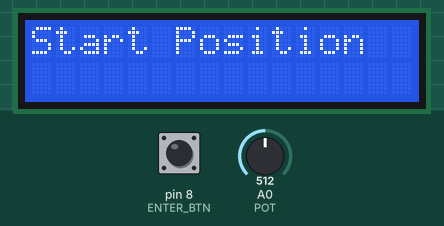
Recording of a program running on a simulated Arduino Uno, built with avr-gcc and run on an emulated ATmega328P. Shown: 16×2 character LCD. The test bench sets the inputs (shaded band); at power-on: pin 8 (ENTER_BTN) HIGH, A0 (POT) = 512.

Above: at 0.9 s.
1.0 s: pin 8 (ENTER_BTN) pulled LOW for 1 s
At 3.2 s:
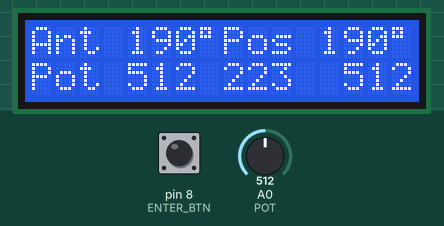
3.5 s: A0 (POT) set to 716
At 4.8 s:
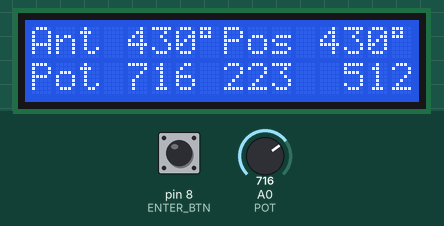
5.1 s: A0 (POT) set to 900
At 6.3 s:
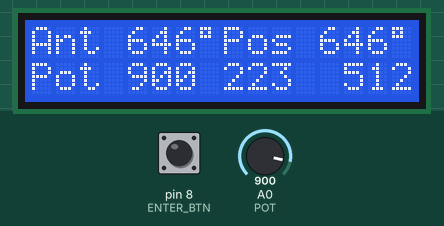
6.7 s: A0 (POT) set to 1023
At 7.5 s:
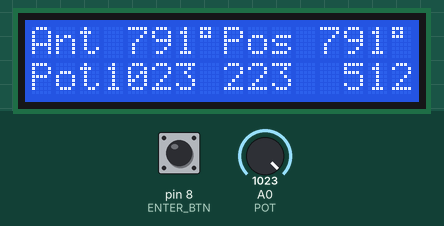
Timing chart, 0 to 9.3 s (numbered marks = the images above; inputs shaded):
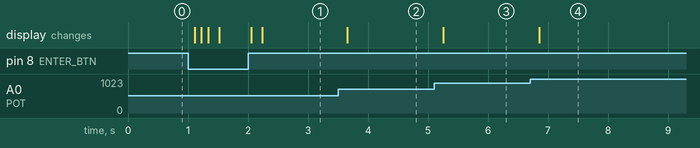

The program:

main.cpp
```cpp
#include <Arduino.h>

#include <Wire.h>
#include <LiquidCrystal_I2C.h>

#define LCD_ADDR 0x27
#define LCD_COLUMNS 16
#define LCD_ROWS 2
#define POT A0
#define ENTER_BTN 8
//Reset Button uno:RESET to Ground

#define LEFT_STOP -150 // in GRAD x-360
#define RIGHT_STOP 190 // in GRAD
#define GRAD_SIGN 223  // °

LiquidCrystal_I2C lcd(LCD_ADDR, LCD_COLUMNS, LCD_ROWS);

const unsigned long interval_lcd = 200;

int potValue, pos, grad;

int min_pot = 0;
int max_pot = 1023;

char buffer_0 [15]; //Display Buffer Row 1
char buffer_1 [15]; //Display Buffer Row 2

void setup() {
  pinMode(POT, INPUT);
  pinMode(ENTER_BTN, INPUT_PULLUP); //no external resistor needed

  Wire.begin ();

  lcd.begin(16,2);
  lcd.init();
  lcd.backlight();

  //Init Start End Position
  //Read the Potentiometer Value
  //Set with Enter Button
  lcd.setCursor(0,0);
  sprintf(buffer_0,"Start Position");
  lcd.print(buffer_0);

  while (digitalRead(ENTER_BTN)); //wait for Start Position
  delay(100);
  min_pot = analogRead(POT);
  sprintf(buffer_0,"START SET  %4.d",min_pot);
  lcd.setCursor(0,0);
  lcd.print(buffer_0);
  delay(100);
  lcd.setCursor(1,1);
  sprintf(buffer_1,"Turn To End ");
  lcd.print(buffer_1);
  delay(100);
  while (digitalRead(ENTER_BTN)); //wait for End Position
  max_pot = analogRead(POT);
  sprintf(buffer_0,"END SET    %4.d",max_pot);
  lcd.setCursor(0,0);
  lcd.print(buffer_0);
  delay(100);
  lcd.init();
  sprintf(buffer_1,"Start%3d End%4d",min_pot,max_pot);
  lcd.setCursor(0,1);
  lcd.print(buffer_1);
  delay(500);
  //while (digitalRead(ENTER_BTN));
  //End Startup

}

void loop() {
  static unsigned long previousMillis_lcd = 0;
  unsigned long currentMillis = millis();

  potValue = analogRead(POT);
  pos = map(potValue,min_pot,max_pot,LEFT_STOP,RIGHT_STOP);
  if (pos < 0){
    grad = pos + 360;
  }else{
    grad = pos;
    }

  if (currentMillis - previousMillis_lcd >= interval_lcd) {
    sprintf(buffer_0,"Ant%4d%1cPos%4d%1c",grad,char(GRAD_SIGN),pos,char(GRAD_SIGN));
    lcd.setCursor(0,0);
    lcd.print(buffer_0);

    sprintf(buffer_1,"Pot%4d%4d %4d", potValue, min_pot,max_pot);
    lcd.setCursor(0,1);
    lcd.print(buffer_1);

    previousMillis_lcd = currentMillis;
  }
}
```

Measured:
- after the input at 1.0 s, the display: first changes after 0.11 s (image 1 shows a later state)
- after the input at 3.5 s, the display: changes after 0.15 s (image 2)
- after the input at 5.1 s, the display: changes after 0.15 s (image 3)
- after the input at 6.7 s, the display: changes after 0.15 s (image 4)
